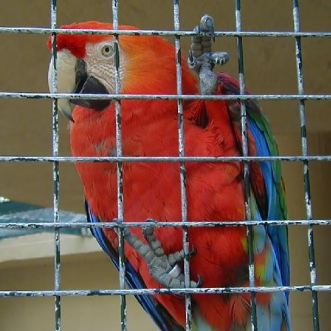
%> input picture ConvexOptimization/Graded/parrot.png, 331 x 331 px
$ octave script2.m   (GNU Octave 9; MATLAB toolbox functions it lacks are replaced by stand-ins)
%> lines starting %> are read from the running program, lines starting %| are printed output that depends on the picture; in (x1, y1, x2, y2) boxes, pixels count from 0 and x2, y2 are one past the last pixel; in counts of white or black regions, pixels touching at a corner belong together; the program's own positions count from 1
x1=imread('parrot.png');
%> x1 is the input picture: size 331x331x3 uint8; mean R, G, B 111.9, 84, 71.6
x1=imresize(x1,[200,200]);
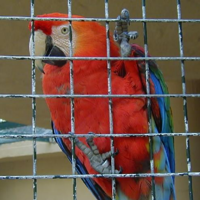
%> x1: size 200x200x3 uint8; mean R, G, B 111.9, 84, 71.6
x0=im2double(rgb2gray(x1));
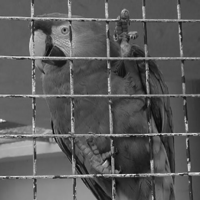
%> x0: size 200x200 double; min 0.0275, max 0.953, mean 0.357
a=4;
n=size(x0,1);
%> n = 200
Lambda=ones(n);
Lambda([(floor(n/2)-a):(floor(n/2)+a)],:)=0;
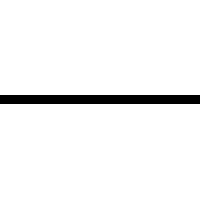
%> Lambda: size 200x200 double; values 0 (black) and 1 (white), 95.5% white; 1 black region, box (x1, y1, x2, y2) and area: (0, 95, 200, 104) 1800
y=Lambda.*x0;
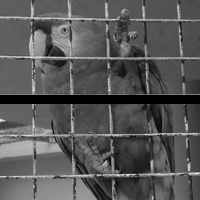
%> y: size 200x200 double; min 0, max 0.953, mean 0.341
figure
imshow(y);

Phi=@(x) Lambda.*x; % function to apply mask to proceeded image
PhiS=@(x) Lambda.*x; % conjugate to apply mask to proceeded image

ProjD=@(x) x+PhiS(y-Phi(x));

gradF=@(x)cat(3, x-x(:,[end,1:(end-1)]),x-x([end,1:(end-1)],:));
div=@(w) (w(:,[2:end,1],1)-w(:,:,1)+w([2:end,1],:,2)-w(:,:,2));
epsilon=0.001; % smoothing norm
NormEps=@(u,eps) sqrt(eps^2+sum(u.^2,3));
J=@(u,eps) sum(sum(NormEps(gradF(u),eps)));
%J=@(u,eps) sum(sum(NormEps(grad(u),eps))); with toolbox signal
Normalization=@(u,eps) u./repmat(NormEps(u,eps),[1,1,2]);
gradJ=@(x,eps)-div(Normalization(gradF(x),eps)); % gradient of gradient smoothing term
%gradJ=@(x,eps)-div(Normalization(grad(x),eps)); % gradient of gradient
%smoothing term with toolbox signal

tau=1.8/(8/epsilon); % step size for grad iteration
niter=40000;

x=y; % initialize by noisy
E=zeros(1,niter); % storage of energy

%> (the run ends here)
